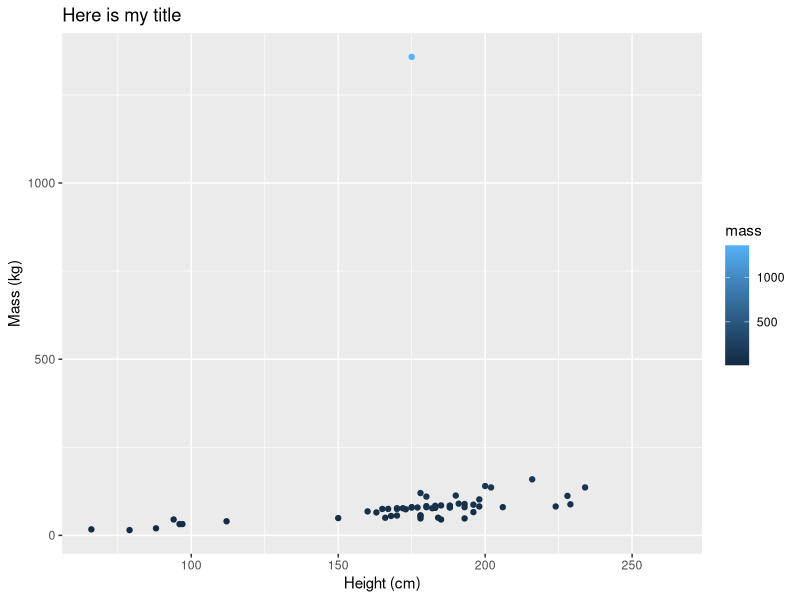
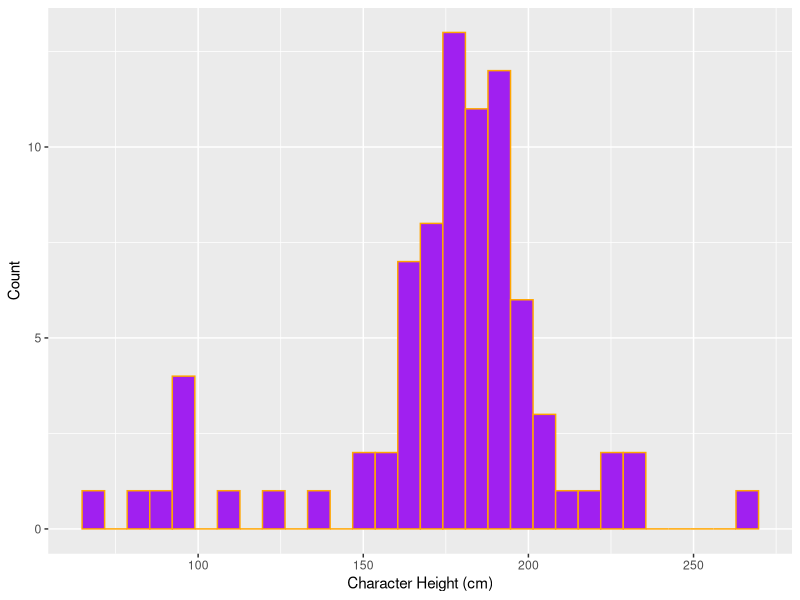

R code for these plots, in order:
## ---- chunk 1
#| message: false
# load libraries ----
library(tidyverse)
## ---- chunk 2
#| include: false

# do some data exploration with the star wars data frame ----
head(starwars, n = 8)

tail(starwars)

dim(starwars)
## ---- chunk 3
#| echo: false

ggplot(data=starwars, aes(x= height, y = mass, color = mass)) + geom_point() +
  labs(x = "Height (cm)", 
       y = "Mass (kg)", 
       title = "Here is my title")

## ---- chunk 4
#| echo: false 
#| fig-cap: "This is my figure caption"
#| fig-alt: "This is some alt text"
ggplot(data=starwars, aes(x= height)) + 
         geom_histogram(fill = "purple", color = "orange") +
  labs(x= "Character Height (cm)",
       y = "Count")
## ---- chunk 5
sw_height_mean <- round(mean(starwars$height, na.rm = TRUE), 3)

